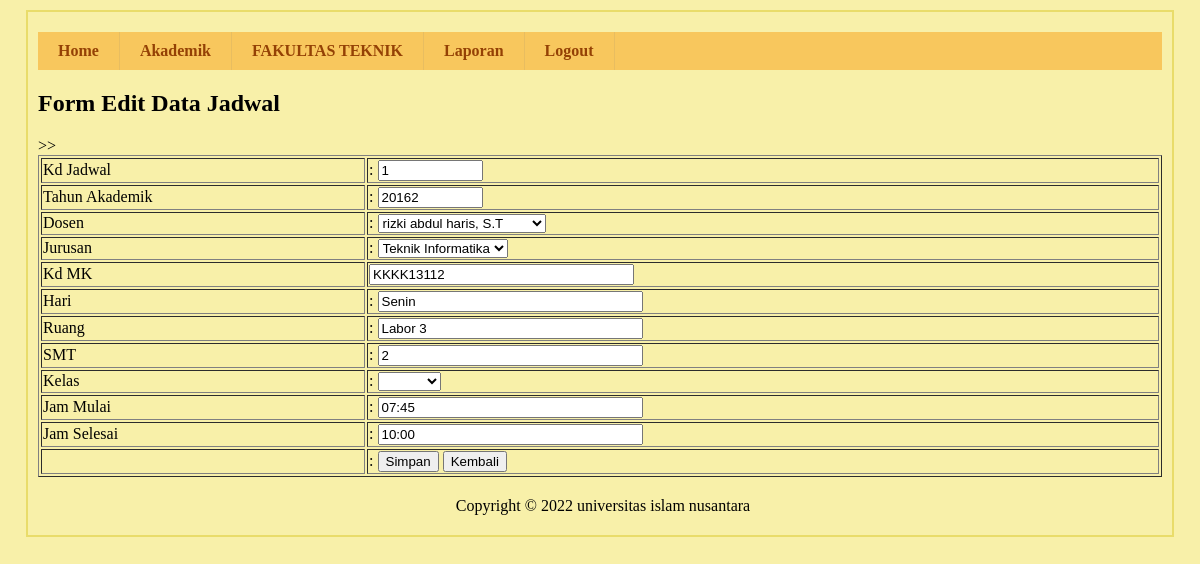
/sisfo-kampus/media.php?page=editjadwal&kd_jadwal=1 (signed in), run on the app's committed database.
### tables this page shows
CREATE TABLE `tbl_jadwal` (
  `kd_jadwal` int(5) NOT NULL,
  `thn_akademik` varchar(5) DEFAULT NULL,
  `kd_dosen` varchar(5) DEFAULT NULL,
  `kd_jurusan` varchar(5) DEFAULT NULL,
  `kd_mk` varchar(15) DEFAULT NULL,
  `hari` varchar(10) DEFAULT NULL,
  `ruang` varchar(10) DEFAULT NULL,
  `smt` int(2) DEFAULT NULL,
  `kelas` varchar(20) DEFAULT NULL,
  `jam_mulai` varchar(5) DEFAULT NULL,
  `jam_selesai` varchar(5) DEFAULT NULL
);

### sisfo-kampus/form/jadwal-edit.php (the view, shortened to what this page needs)
<?php
include "koneksi.php";
$sql_edit = mysqli_query($conn,"SELECT * FROM tbl_jadwal WHERE kd_jadwal='$_GET[kd_jadwal]'");
$row =  mysqli_fetch_array($sql_edit);
?>
<h2>Form Edit Data Jadwal</h2>
<table border="1" width="100%">
    <form method="POST" action="" enctype="multipart/form-data">
        <tr>
            <td>Kd Jadwal</td>
            <td>: <input type="int" name="kd_jadwal" size="10" value="<?php echo $row['kd_jadwal'] ?>"></td>
        </tr>
        <tr>
            <td>Tahun Akademik</td>
            <td>: <input type="text" name="thn_akademik" size="10" value="<?php echo $row['thn_akademik'] ?>"></td>
        </tr>
        <tr>
            <td>Dosen</td>
            <td>:
                <select name="kd_dosen">
                    <?php
                    include "koneksi.php";
                    $result = mysqli_query($conn,"select * from tbl_dosen");
                    while ($data = mysqli_fetch_array($result)) {
                        var_dump($data);
                    ?>
                        <option value="<?php echo $data['kd_dosen'] ?>"><?php echo $data['nama_dosen'] ?></option>
                    <?php } ?>
                </select>
            </td>
        </tr>
        <tr>
            <td>Jurusan</td>
            <td>:
                <select name="kd_jurusan">
                    <?php
                    $result = mysql_query("select * from tbl_jurusan");
                    while ($data = mysql_fetch_array($result)) {
                        var_dump($data);
                    ?>
                        <option value="<?php echo $data['kd_jurusan'] ?>"><?php echo $data['nama_jurusan'] ?></option>
                    <?php } ?>
                </select>
            </td>
        </tr>
        <tr>
            <td>Kd MK</td>
            <td> <input type="text" name="kd_mk" size="30" value="<?php echo $row['kd_mk'] ?>"></td>
        </tr>
        <tr>
            <td>Hari</td>
            <td>: <input type="text" name="hari" size="30" value="<?php echo $row['hari'] ?>"></td>
        </tr>
        <tr>
            <td>Ruang</td>
            <td>: <input type="text" name="Ruang" size="30" value="<?php echo $row['ruang'] ?>"></td>
        </tr>
        <tr>
            <td>SMT</td>
            <td>: <input type="int" name="smt" size="30" value="<?php echo $row['smt'] ?>"></td>
        </tr>
        <tr>
            <td>Kelas</td>
            <td>:
                <select name="kd_kelas">
                    <?php
                    $result = mysql_query("select * from tbl_kelas");
                    while ($data = mysql_fetch_array($result)) {
                        var_dump($data);
                    ?>
                    <?php } ?>
                </select>
            </td>
        </tr>
        <tr>
            <td>Jam Mulai</td>
            <td>: <input type="text" name="jam_mulai" size="30" value="<?php echo $row['jam_mulai'] ?>"></td>></td>
        </tr>
        <tr>
            <td>Jam Selesai</td>
            <td>: <input type="text" name="jam_selesai" size="30" value="<?php echo $row['jam_selesai'] ?>"></td>></td>
        </tr>
        <tr>
            <td>&nbsp;</td>
            <td>:
                <button type="submit" name="simpan">Simpan</button>
                <button type="button" onclick=window.location.href='./media.php?page=jadwal'>Kembali</button>
            </td>
        </tr>
    </form>
</table>

### sisfo-kampus/css/style.css (style rules this page uses)
body { background:#f8f0a9;margin:0;padding:0; }

### data on the page
tbl_jadwal: kd_jadwal "1", thn_akademik "20162", kd_mk "KKKK13112", hari "Senin", Ruang "Labor 3", smt "2", jam_mulai "07:45", jam_selesai "10:00"

### other printed values
form field kd_dosen "rizki abdul haris, S.T"
form field kd_jurusan "Teknik Informatika"
